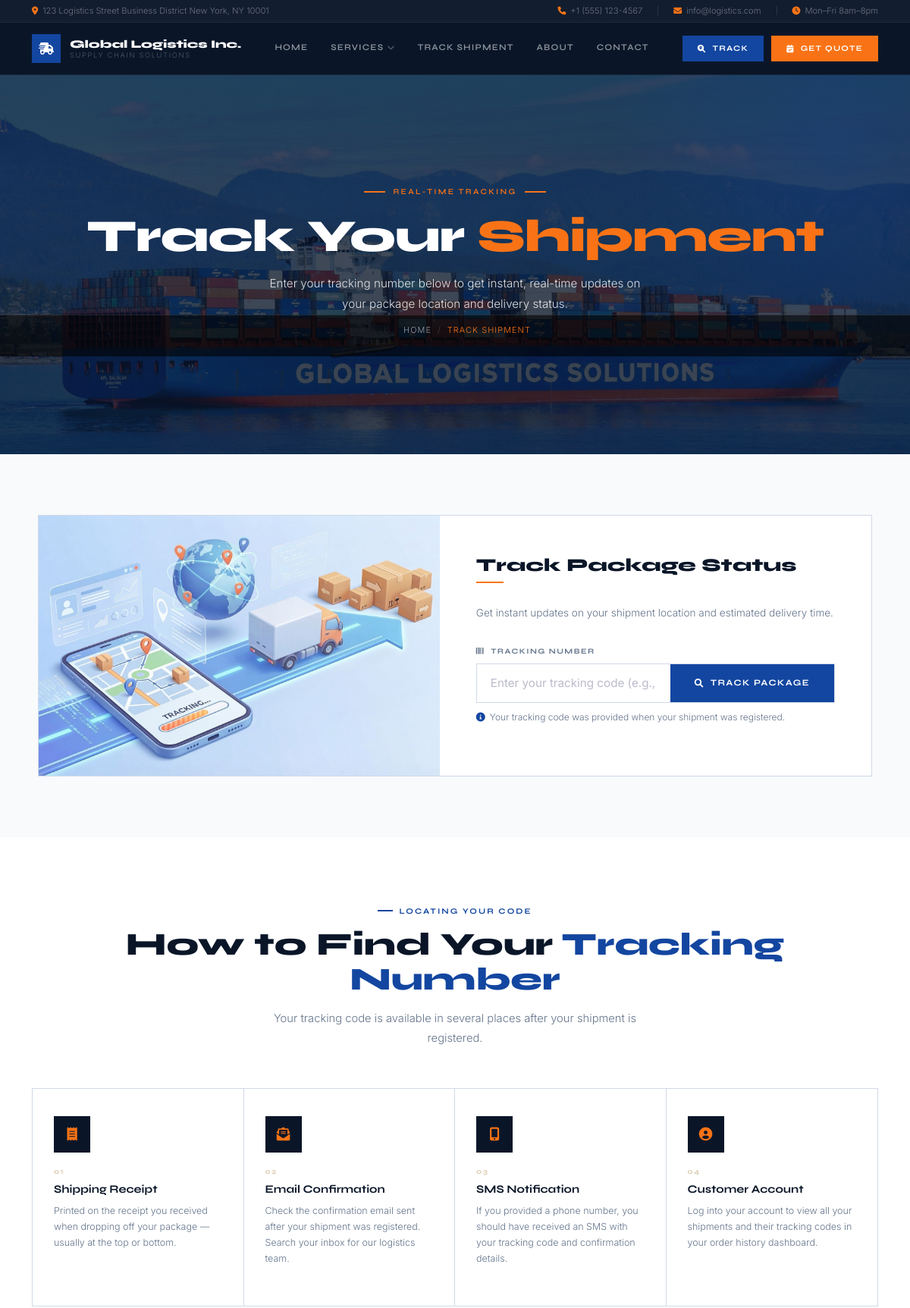
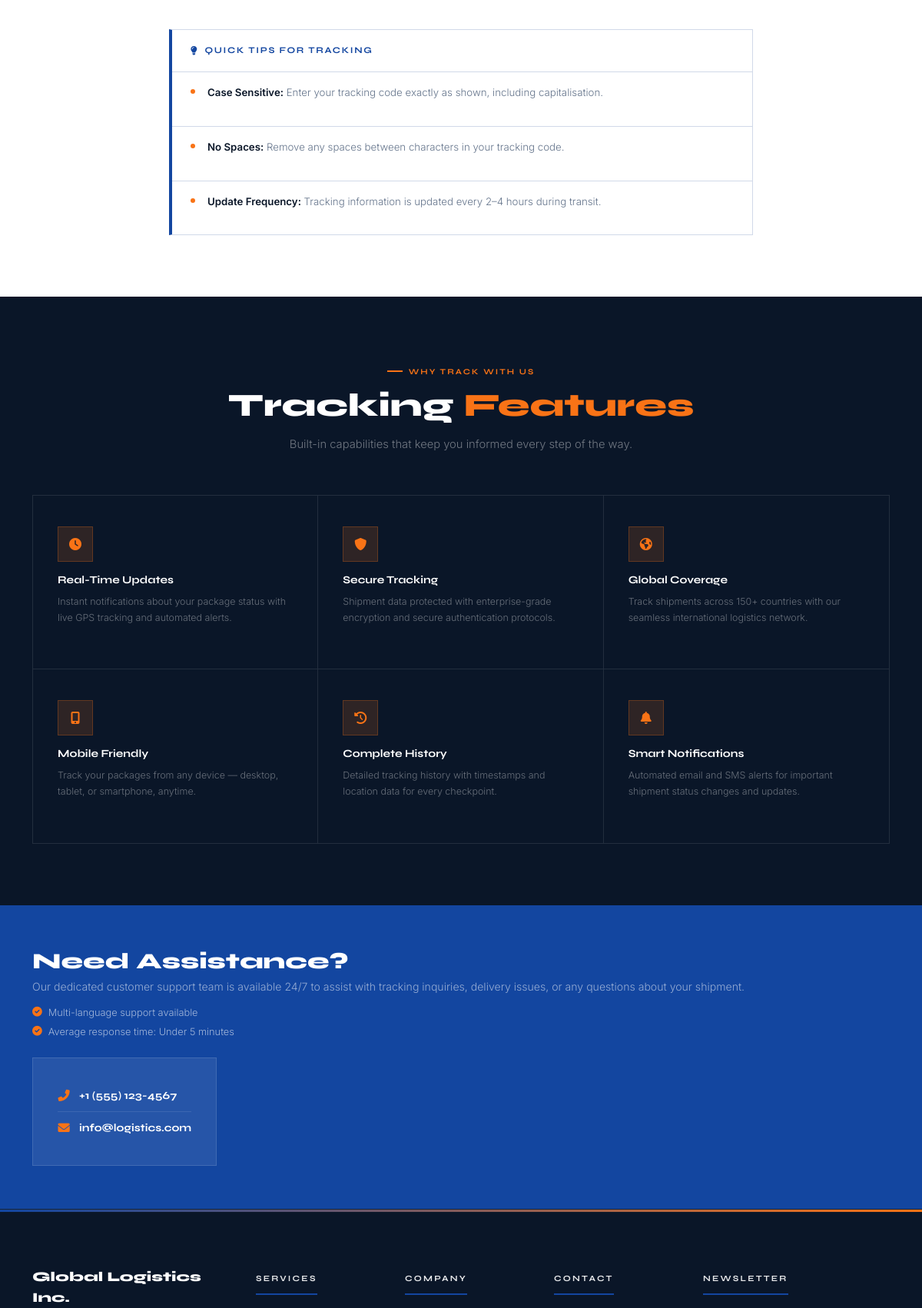
/shipments/track/ (upper part), run on the app's committed database (2 pictures, top to bottom).
### pages/models.py (models this page shows, shortened)
class SiteSettings(models.Model):
    company_name = models.CharField(max_length=200, default='Global Logistics Inc.')
    logo = models.ImageField(upload_to='logos/', blank=True, null=True)
    phone_number = models.CharField(max_length=20, default='+1 (555) 123-4567')
    email = models.EmailField(default='info@logistics.com')
    address = models.TextField(default='123 Logistics Street\nBusiness District\nNew York, NY 10001')
    footer_text = models.TextField(default='© 2024 Global Logistics Inc. All rights reserved.')
    facebook_url = models.URLField(blank=True)
    twitter_url = models.URLField(blank=True)
    linkedin_url = models.URLField(blank=True)
    instagram_url = models.URLField(blank=True)
    class Meta:
        verbose_name = 'Site Settings'
        verbose_name_plural = 'Site Settings'

### shipments/views.py (the view)
# urls.py: path('track/', views.track_shipment, name='track_shipment'),
def track_shipment(request):
    tracking_code = request.GET.get('tracking_code', '').strip()
    if tracking_code:
        try:
            shipment = Shipment.objects.get(tracking_code=tracking_code)
            return redirect('tracking_result', tracking_code=tracking_code)
        except Shipment.DoesNotExist:
            messages.error(request, f'No shipment found with tracking code: {tracking_code}')
    return render(request, 'shipments/track.html')

### pages/context_processors.py (called while the page is built)
def site_settings(request):
    try:
        settings = SiteSettings.objects.first()
    except:
        settings = None
    return {'site_settings': settings}

### templates/shipments/track.html (shortened to what this page needs)
{% extends 'base.html' %}
{% block content %}
<div class="page-hero">
  <div class="container hero-inner">
    <span class="hero-eyebrow">Real-Time Tracking</span>
    <h1 class="hero-title">Track Your <span>Shipment</span></h1>
    <p class="hero-sub">Enter your tracking number below to get instant, real-time updates on your package location and delivery status.</p>
  </div>
  <div class="bc">
    <div class="container">
      <ol>
        <li><a href="/">Home</a></li>
        <li class="cur">Track Shipment</li>
      </ol>
    </div>
  </div>
</div>
<section class="section section-light">
  <div class="container">
    <div class="track-panel-wrapper" data-aos="fade-up">
      <div class="track-panel-grid">
        <div class="track-panel-image">
          <img src="/static/images/gls-con.jpg" alt="Track your shipment" class="track-img">
        </div>
        <div class="track-panel">
          <h2 class="track-panel-title">Track Package Status</h2>
          <div class="track-rule"></div>
          <p class="track-panel-sub">Get instant updates on your shipment location and estimated delivery time.</p>
          <form action="{% url 'track_shipment' %}" method="get">
            <label class="flabel"><i class="fas fa-barcode me-2"></i>Tracking Number</label>
            <div class="finput-row">
              <input
                type="text"
                class="finput"
                id="tracking_code"
                name="tracking_code"
                placeholder="Enter your tracking code (e.g., TRK1A2B3C4D)"
                required
              >
              <button class="btn-track" type="submit">
                <i class="fas fa-search"></i> Track Package
              </button>
            </div>
            <p class="track-hint">
              <i class="fas fa-info-circle"></i>
              Your tracking code was provided when your shipment was registered.
            </p>
          </form>
        </div>
      </div>
    </div>
  </div>
</section>
<section class="section section-white">
  <div class="container">
    <div class="sec-head" data-aos="fade-up">
      <span class="sec-eye">Locating Your Code</span>
      <h2 class="sec-title">How to Find Your <span>Tracking Number</span></h2>
      <p class="sec-sub">Your tracking code is available in several places after your shipment is registered.</p>
    </div>
    <div class="find-grid" data-aos="fade-up" data-aos-delay="80">
      <div class="find-cell">
        <div class="find-icon"><i class="fas fa-receipt"></i></div>
        <span class="find-num">01</span>
        <h3 class="find-name">Shipping Receipt</h3>
        <p class="find-desc">Printed on the receipt you received when dropping off your package — usually at the top or bottom.</p>
      </div>
      <div class="find-cell">
        <div class="find-icon"><i class="fas fa-envelope-open-text"></i></div>
        <span class="find-num">02</span>
        <h3 class="find-name">Email Confirmation</h3>
        <p class="find-desc">Check the confirmation email sent after your shipment was registered. Search your inbox for our logistics team.</p>
      </div>
      <div class="find-cell">
        <div class="find-icon"><i class="fas fa-mobile-alt"></i></div>
        <span class="find-num">03</span>
        <h3 class="find-name">SMS Notification</h3>
        <p class="find-desc">If you provided a phone number, you should have received an SMS with your tracking code and confirmation details.</p>
      </div>
      <div class="find-cell">
        <div class="find-icon"><i class="fas fa-user-circle"></i></div>
        <span class="find-num">04</span>
        <h3 class="find-name">Customer Account</h3>
        <p class="find-desc">Log into your account to view all your shipments and their tracking codes in your order history dashboard.</p>
      </div>
    </div>
    <div class="tips-panel" style="max-width:760px; margin:40px auto 0;" data-aos="fade-up">
      <div class="tips-header"><i class="fas fa-lightbulb"></i>Quick Tips for Tracking</div>
      <div class="tip-row">
        <div class="tip-dot"></div>
        <p class="tip-text"><strong>Case Sensitive:</strong> Enter your tracking code exactly as shown, including capitalisation.</p>
      </div>
      <div class="tip-row">
        <div class="tip-dot"></div>
        <p class="tip-text"><strong>No Spaces:</strong> Remove any spaces between characters in your tracking code.</p>
      </div>
      <div class="tip-row">
        <div class="tip-dot"></div>
        <p class="tip-text"><strong>Update Frequency:</strong> Tracking information is updated every 2–4 hours during transit.</p>
      </div>
    </div>
  </div>
</section>
<section class="section section-navy">
  <div class="container">
    <div class="sec-head" data-aos="fade-up">
      <span class="sec-eye inv">Why Track With Us</span>
      <h2 class="sec-title inv">Tracking <span style="color:var(--accent);">Features</span></h2>
      <p class="sec-sub" style="color:rgba(255,255,255,.42);">Built-in capabilities that keep you informed every step of the way.</p>
    </div>
    <div class="features-grid" data-aos="fade-up" data-aos-delay="80">
      <div class="feat-cell">
        <div class="feat-icon"><i class="fas fa-clock"></i></div>
        <h3 class="feat-name">Real-Time Updates</h3>
        <p class="feat-desc">Instant notifications about your package status with live GPS tracking and automated alerts.</p>
      </div>
      <div class="feat-cell">
        <div class="feat-icon"><i class="fas fa-shield-alt"></i></div>
        <h3 class="feat-name">Secure Tracking</h3>
        <p class="feat-desc">Shipment data protected with enterprise-grade encryption and secure authentication protocols.</p>
      </div>
      <div class="feat-cell">
        <div class="feat-icon"><i class="fas fa-globe-americas"></i></div>
        <h3 class="feat-name">Global Coverage</h3>
        <p class="feat-desc">Track shipments across 150+ countries with our seamless international logistics network.</p>
      </div>
      <div class="feat-cell">
        <div class="feat-icon"><i class="fas fa-mobile-alt"></i></div>
        <h3 class="feat-name">Mobile Friendly</h3>
        <p class="feat-desc">Track your packages from any device — desktop, tablet, or smartphone, anytime.</p>
      </div>
      <div class="feat-cell">
        <div class="feat-icon"><i class="fas fa-history"></i></div>
        <h3 class="feat-name">Complete History</h3>
        <p class="feat-desc">Detailed tracking history with timestamps and location data for every checkpoint.</p>
      </div>
      <div class="feat-cell">
        <div class="feat-icon"><i class="fas fa-bell"></i></div>
        <h3 class="feat-name">Smart Notifications</h3>
        <p class="feat-desc">Automated email and SMS alerts for important shipment status changes and updates.</p>
      </div>
    </div>
  </div>
</section>
<div class="help-bar" data-aos="fade-up">
  <div class="container">
    <div class="help-inner">
      <div class="help-text">
        <h3>Need Assistance?</h3>
        <p>Our dedicated customer support team is available 24/7 to assist with tracking inquiries, delivery issues, or any questions about your shipment.</p>
        <div class="help-checks">
          <div class="help-check"><i class="fas fa-check-circle"></i> Multi-language support available</div>
          <div class="help-check"><i class="fas fa-check-circle"></i> Average response time: Under 5 minutes</div>
        </div>
      </div>
      <div class="help-contact">
        <div class="hc-item">
          <i class="fas fa-phone-alt"></i>
          <span class="hc-val">{% if site_settings %}{{ site_settings.phone_number }}{% else %}+1 (555) 123-4567{% endif %}</span>
        </div>
        <div class="hc-item">
          <i class="fas fa-envelope"></i>
          <span class="hc-val">{% if site_settings %}{{ site_settings.email }}{% else %}support@logistics.com{% endif %}</span>
        </div>
      </div>
    </div>
  </div>
</div>
{% endblock %}

### templates/base.html (shortened to what this page needs)
<!DOCTYPE html>
<html lang="en">
<head>
  <link href="https://cdn.jsdelivr.net/npm/bootstrap@5.1.3/dist/css/bootstrap.min.css" rel="stylesheet">
  <link rel="stylesheet" href="https://cdnjs.cloudflare.com/ajax/libs/font-awesome/6.0.0/css/all.min.css">
</head>
<body>
<nav class="sc-navbar" id="sc-navbar">
  <div class="nav-topbar">
    <div class="container">
      <div class="nav-topbar-inner">
        <div class="nav-topbar-left">
          <span class="nav-topbar-item">
            <i class="fas fa-map-marker-alt"></i>
            {% if site_settings %}{{ site_settings.address }}{% else %}123 Logistics Street, Business District{% endif %}
          </span>
        </div>
        <div class="nav-topbar-right">
          <a href="tel:{% if site_settings %}{{ site_settings.phone_number }}{% else %}+15551234567{% endif %}" class="nav-topbar-item">
            <i class="fas fa-phone"></i>
            {% if site_settings %}{{ site_settings.phone_number }}{% else %}+1 (555) 123-4567{% endif %}
          </a>
          <a href="mailto:{% if site_settings %}{{ site_settings.email }}{% else %}info@logistics.com{% endif %}" class="nav-topbar-item">
            <i class="fas fa-envelope"></i>
            {% if site_settings %}{{ site_settings.email }}{% else %}info@logistics.com{% endif %}
          </a>
          <span class="nav-topbar-item">
            <i class="fas fa-clock"></i>
            Mon–Fri 8am–8pm
          </span>
        </div>
      </div>
    </div>
  </div>
  <div class="container">
    <div class="nav-main-row">
      <a href="{% url 'home' %}" class="nav-brand">
        {% if site_settings and site_settings.logo %}
          <img src="{{ site_settings.logo.url }}" alt="{{ site_settings.company_name }}">
        {% else %}
          <div class="nav-brand-logo"><i class="fas fa-shipping-fast"></i></div>
          <div class="nav-brand-text">
            <span class="nav-brand-name">{% if site_settings %}{{ site_settings.company_name }}{% else %}GlobalLogistics{% endif %}</span>
            <span class="nav-brand-tagline">Supply Chain Solutions</span>
          </div>
        {% endif %}
      </a>
      <ul class="nav-links">
        <li>
          <a href="{% url 'home' %}" class="nav-link-item {% block nav_home %}{% endblock %}">Home</a>
        </li>
        <li>
          <a href="/pages/services" class="nav-link-item {% block nav_services %}{% endblock %}">
            Services <i class="fas fa-chevron-down"></i>
          </a>
        </li>
        <li>
          <a href="/shipments/track" class="nav-link-item {% block nav_tracking %}{% endblock %}">
            Track Shipment
          </a>
        </li>
        <li>
          <a href="/pages/about" class="nav-link-item {% block nav_about %}{% endblock %}">About</a>
        </li>
        <li>
          <a href="/pages/contact" class="nav-link-item {% block nav_contact %}{% endblock %}">Contact</a>
        </li>
      </ul>
      <div class="nav-actions">
        <a href="/shipments/track" class="nav-track-btn">
          <i class="fas fa-search-location"></i> Track
        </a>
        <a href="/pages/contact" class="nav-cta-btn">
          <i class="fas fa-calendar-check"></i> Get Quote
        </a>
      </div>
    </div>
  </div>
</nav>
<main>
  {% block content %}{% endblock %}
</main>
<footer class="sc-footer">
  <div class="footer-accent-bar"></div>
  <div class="container">
    <div class="footer-top">
      <div class="row g-5">
        <div class="col-lg-3 col-md-6">
          <div class="footer-brand">
            {% if site_settings and site_settings.logo %}
              <img src="{{ site_settings.logo.url }}" alt="{{ site_settings.company_name }}" style="max-height:36px; margin-bottom:10px; display:block;">
            {% else %}
              <span class="footer-brand-name">{% if site_settings %}{{ site_settings.company_name }}{% else %}GlobalLogistics{% endif %}</span>
            {% endif %}
          </div>
        </div>
        <div class="col-lg-2 col-md-6">
          <span class="footer-col-title">Services</span>
        </div>
        <div class="col-lg-2 col-md-6">
          <span class="footer-col-title">Company</span>
        </div>
        <div class="col-lg-2 col-md-6">
          <span class="footer-col-title">Contact</span>
        </div>
        <div class="col-lg-3 col-md-6">
          <span class="footer-col-title">Newsletter</span>
        </div>
      </div>
    </div>
  </div>
</footer>
</body>
</html>

### data on the page
SiteSettings: address "123 Logistics Street Business District New York, NY 10001", phone_number "+1 (555) 123-4567", email "info@logistics.com", company_name "Global Logistics Inc."
